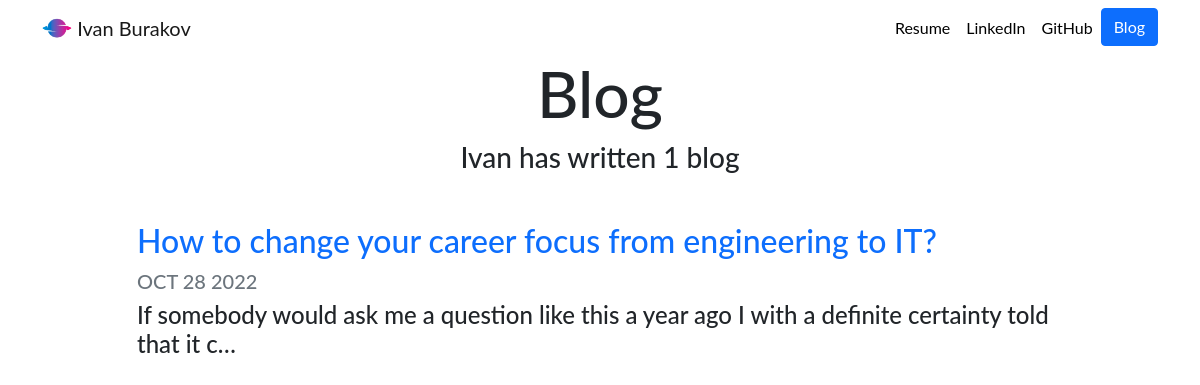
The page /blog/ on the database as committed earlier.
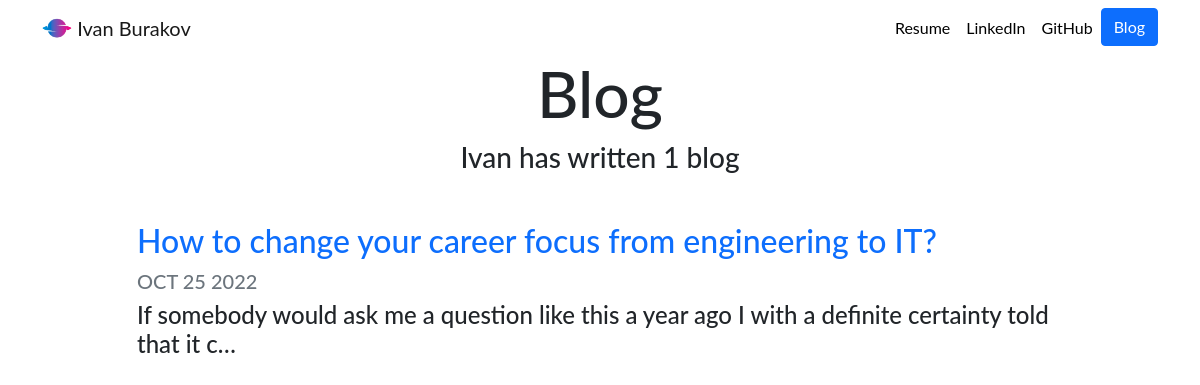
The same page on the database as committed later.
### blog/models.py (models this page shows, shortened)
class Blog(models.Model):
    title = models.CharField(max_length=200)
    date = models.DateField(auto_now_add = True)
    description = models.TextField()

### blog/views.py (the view)
# urls.py: path('', views.all_blogs, name = 'all_blogs'),
def all_blogs(request):
    blogs_count = Blog.objects.count
    blogs = Blog.objects.order_by('-date')
    return render(request, 'blog/all_blogs.html', {'blogs':blogs, 'blogs_count':blogs_count})

### blog/templates/blog/all_blogs.html
{% extends 'portfolio/head.html' %}
{% load static %}
{% block content %}
<h1 id="blogtitle" class="font-weight-bold text-center">Blog</h1>
<h3 class="text-center mb-5">Ivan has written {{ blogs.count }} blog{{ blogs.count|pluralize }}</h3>
{% for blog in blogs %}
<div class="row justify-content-center my-3">
  <div class="col-md-10">
    <a href="{% url 'blog:detail' blog.id %}">
      <h2>{{ blog.title }}</h2>
    </a>
    <h5 class="text-muted">{{ blog.date|date:'M d Y'|upper }}</h5>
    <h4>{{ blog.description|striptags|truncatechars:100 }}</h4>
  </div>
</div>
{% endfor %}
{% endblock %}

Rows that differ between the two databases and show on the page:
changed Blog "How to change your career focus from engineering to IT?": date "OCT 28 2022" → "OCT 25 2022"
